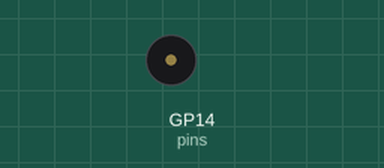
This program was run on a simulated Raspberry Pi Pico running MicroPython. On the bench: buzzer (waves = sounding). Library files of the repository ran but are not shown: buzzer_music.py; what the program prints to the serial console is not drawn.

Above: at 0.79 s.
At 14.54 s:
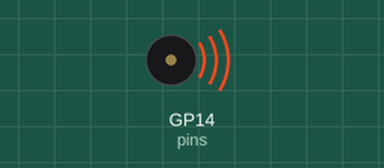
Timing chart, 0 to 14.8 s (numbered marks = the images above):
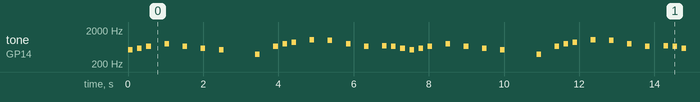

The program:

2.8_buzzer_lotr.py
```python
from buzzer_music import music
from time import sleep

#Example

song = '0 C5 1 8;2 D5 1 8;4 E5 1 8;8 G5 1 8;12 E5 1 8;16 D5 1 8;20 C5 1 8;32 E5 1 8;34 G5 1 8;36 A5 1 8;40 C6 1 8;44 B5 1 8;48 G5 1 8;52 E5 1 8;56 F5 1 8;58 E5 1 8;60 D5 1 8;28 G4 1 8;62 C5 1 8;64 D5 1 8;66 E5 1 8;70 G5 1 8;74 E5 1 8;78 D5 1 8;82 C5 1 8;94 E5 1 8;96 G5 1 8;98 A5 1 8;102 C6 1 8;106 B5 1 8;110 G5 1 8;114 E5 1 8;118 F5 1 8;120 E5 1 8;122 D5 1 8;90 G4 1 8;124 C5 1 8;126 D5 1 8;128 E5 1 8;132 G5 1 8;136 E5 1 8;140 D5 1 8;144 C5 1 8;156 E5 1 8;158 G5 1 8;160 A5 1 8;164 C6 1 8;168 B5 1 8;172 G5 1 8;176 E5 1 8;180 F5 1 8;182 E5 1 8;184 D5 1 8;152 G4 1 8'

"""
Find a piece of music on onlinesequencer.net, click edit,
then select all notes with CTRL+A and copy them with CTRL+C

Paste string as shown above after removing ";:" from
the end and "Online Sequencer:120233:" from the start
"""

from machine import Pin

#HUSK AT FORBINDE MED DUPONT KABEL:
# JP6 GP6
# JP1 SCK

#One buzzer on pin 14
mySong = music(song, pins=[Pin(14)], tempo=3)

#Four buzzers
#mySong = music(song, pins=[Pin(0),Pin(1),Pin(2),Pin(3)])

while True:
    print(mySong.tick())
    sleep(0.04)
```

Measured:
- by itself, tone on GP14 (pins): plays 523 Hz for 0.12 s, 587 Hz for 0.12 s, 659 Hz for 0.12 s, 784 Hz for 0.12 s, 659 Hz for 0.12 s, 587 Hz for 0.12 s … (303 notes in this stretch)
